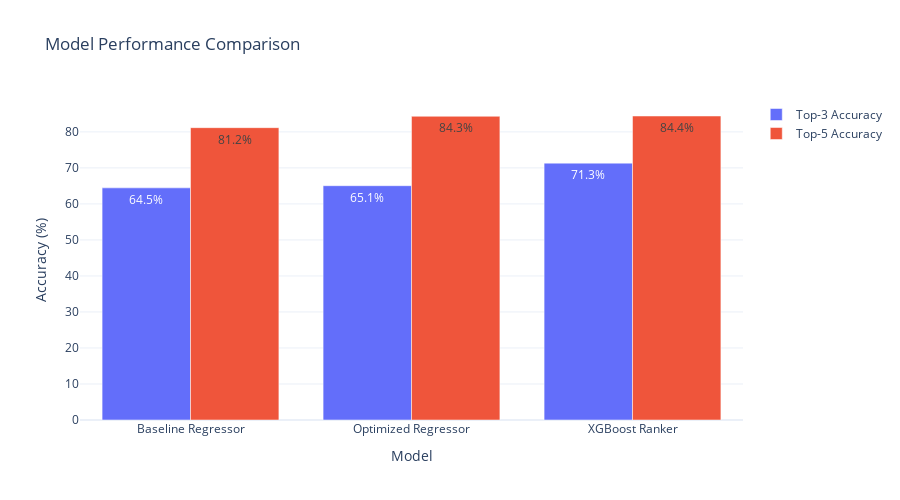

The notebook cell saved with this chart:
### Code cell
# Compare all three models
print("=" * 80)
print("FINAL MODEL COMPARISON")
print("=" * 80)

comparison_df = pd.DataFrame({
    'Model': ['Baseline Regressor', 'Optimized Regressor', 'XGBoost Ranker'],
    'Top-3 Accuracy': [
        baseline_metrics.get('Top-3 Accuracy', 0),
        optimized_metrics.get('Top-3 Accuracy', 0),
        ranker_metrics['Top-3 Accuracy']
    ],
    'Top-5 Accuracy': [
        baseline_metrics.get('Top-5 Accuracy', 0),
        optimized_metrics.get('Top-5 Accuracy', 0),
        ranker_metrics['Top-5 Accuracy']
    ],
    'MAE': [
        baseline_metrics.get('MAE', 0),
        optimized_metrics.get('MAE', 0),
        ranker_metrics['MAE']
    ]
})

print("\n")
print(comparison_df.to_string(index=False))

# Visualize comparison
fig = go.Figure()

for metric in ['Top-3 Accuracy', 'Top-5 Accuracy']:
    fig.add_trace(go.Bar(
        name=metric,
        x=comparison_df['Model'],
        y=comparison_df[metric] * 100,
        text=[f"{v:.1f}%" for v in comparison_df[metric] * 100],
        textposition='auto',
    ))

fig.update_layout(
    title='Model Performance Comparison',
    xaxis_title='Model',
    yaxis_title='Accuracy (%)',
    barmode='group',
    height=500
)

fig.show()

### Figure 1 — Plotly figure (JSON) as saved in the notebook; plotly's stock layout.template omitted (floating-point values rounded to 4 significant figures)
{"data": [{"name": "Top-3 Accuracy", "text": ["64.5%", "65.1%", "71.3%"], "textposition": "auto", "type": "bar", "x": ["Baseline Regressor", "Optimized Regressor", "XGBoost Ranker"], "y": [64.46, 65.06, 71.32]}, {"name": "Top-5 Accuracy", "text": ["81.2%", "84.3%", "84.4%"], "textposition": "auto", "type": "bar", "x": ["Baseline Regressor", "Optimized Regressor", "XGBoost Ranker"], "y": [81.17, 84.34, 84.41]}], "layout": {"barmode": "group", "height": 500, "title": {"text": "Model Performance Comparison"}, "xaxis": {"title": {"text": "Model"}}, "yaxis": {"title": {"text": "Accuracy (%)"}}}}
